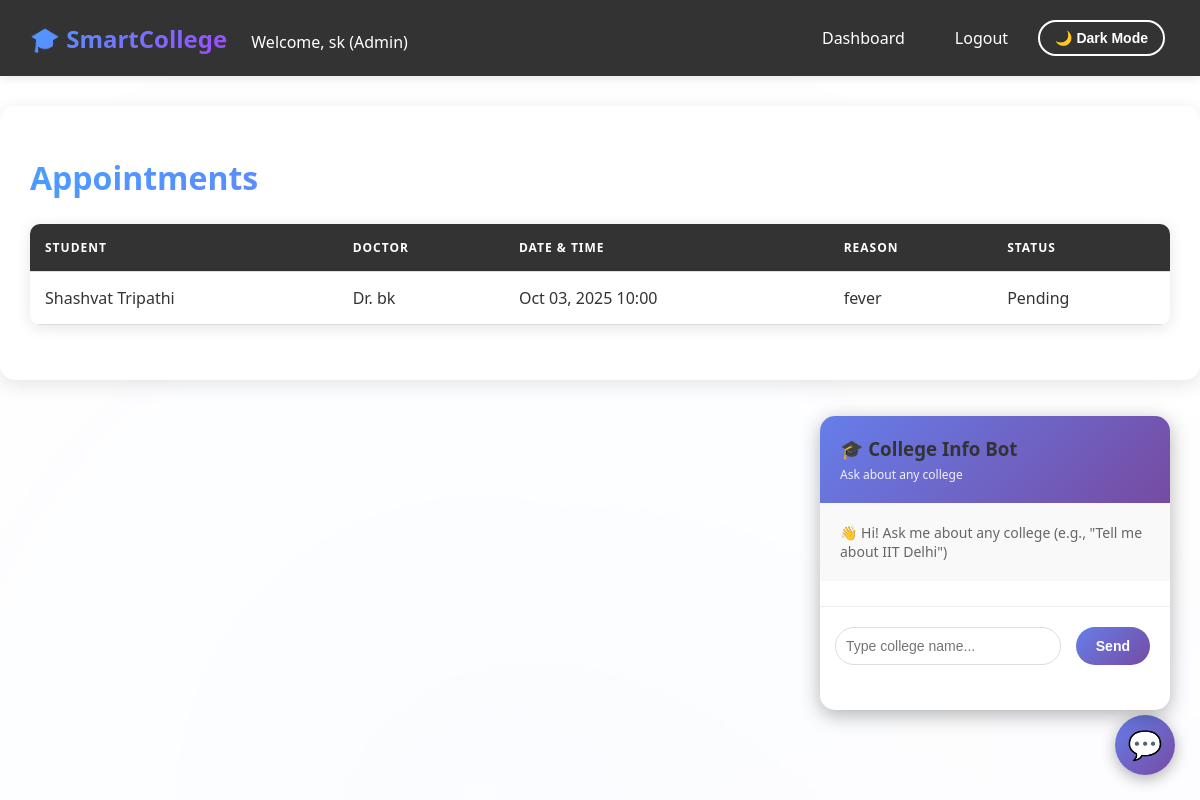
Page /healthcare/view-appointments/ (signed in) on the committed database.
### college_app/models.py (models this page shows, shortened)
class Profile(models.Model):
    ROLE_CHOICES = (
        ('admin', 'Admin'),
        ('student', 'Student'),
        ('teacher', 'Teacher'),
        ('doctor', 'Doctor'),
    )
    SEMESTER_CHOICES = (
        (1, '1st Semester'),
        (2, '2nd Semester'),
        (3, '3rd Semester'),
        (4, '4th Semester'),
        (5, '5th Semester'),
        (6, '6th Semester'),
        (7, '7th Semester'),
        (8, '8th Semester'),
    )
    user = models.OneToOneField(User, on_delete=models.CASCADE, related_name='profile')
    role = models.CharField(max_length=20, choices=ROLE_CHOICES)
    phone = models.CharField(max_length=15, blank=True)
    address = models.TextField(blank=True)
    date_of_birth = models.DateField(null=True, blank=True)
    photo = models.ImageField(upload_to='profiles/', blank=True, null=True)
    roll_number = models.CharField(max_length=50, blank=True, unique=True, null=True)
    course = models.CharField(max_length=100, blank=True)
    semester = models.IntegerField(choices=SEMESTER_CHOICES, null=True, blank=True)

### healthcare_app/models.py (models this page shows, shortened)
class Appointment(models.Model):
    STATUS_CHOICES = (
        ('pending', 'Pending'),
        ('confirmed', 'Confirmed'),
        ('completed', 'Completed'),
        ('cancelled', 'Cancelled'),
    )
    student = models.ForeignKey(User, on_delete=models.CASCADE, related_name='appointments', limit_choices_to={'profile__role': 'student'})
    doctor = models.ForeignKey(User, on_delete=models.CASCADE, related_name='doctor_appointments', limit_choices_to={'profile__role': 'doctor'})
    appointment_date = models.DateTimeField()
    reason = models.TextField()
    status = models.CharField(max_length=20, choices=STATUS_CHOICES, default='pending')
    created_at = models.DateTimeField(auto_now_add=True)

### healthcare_app/views.py (the view)
# urls.py: path('view-appointments/', views.view_appointments, name='view_appointments'),
@login_required
def view_appointments(request):
    profile = request.user.profile
    if profile.role == 'student':
        appointments = Appointment.objects.filter(student=request.user).order_by('-appointment_date')
    elif profile.role == 'doctor':
        appointments = Appointment.objects.filter(doctor=request.user).order_by('-appointment_date')
    else:
        appointments = Appointment.objects.all().order_by('-appointment_date')
    return render(request, 'healthcare_app/view_appointments.html', {'appointments': appointments})

### templates/healthcare_app/view_appointments.html (shortened to what this page needs)
{% extends 'base.html' %}
{% block content %}
<h1>Appointments</h1>
<table>
    <thead>
        <tr>
            <th>Student</th>
            <th>Doctor</th>
            <th>Date & Time</th>
            <th>Reason</th>
            <th>Status</th>
        </tr>
    </thead>
    <tbody>
        {% for appt in appointments %}
        <tr>
            <td>{{ appt.student.username }}</td>
            <td>Dr. {{ appt.doctor.username }}</td>
            <td>{{ appt.appointment_date|date:"M d, Y H:i" }}</td>
            <td>{{ appt.reason|truncatewords:10 }}</td>
            <td>{{ appt.status|title }}</td>
        </tr>
        {% empty %}
        <tr><td colspan="5">No appointments found</td></tr>
        {% endfor %}
    </tbody>
</table>
{% endblock %}

### templates/base.html (shortened to what this page needs)
{% load static %}
<!DOCTYPE html>
<html lang="en">
<head>
    <link rel="stylesheet" href="{% static 'css/style.css' %}">
</head>
<body>
    {% if user.is_authenticated %}
    <div class="navbar">
        <div>
            <span class="navbar-brand">🎓 SmartCollege</span>
            <span style="margin-left: 20px;">Welcome, {{ user.username }} ({{ user.profile.role|title }})</span>
        </div>
        <div style="display: flex; align-items: center;">
            <a href="{% url 'dashboard' %}">Dashboard</a>
            <a href="{% url 'logout' %}">Logout</a>
            <button id="theme-toggle" class="theme-toggle">🌙 Dark Mode</button>
        </div>
    </div>
    {% endif %}
    <div class="container">
        {% block content %}{% endblock %}
    </div>
    <div id="chatbot-container" style="display: none; position: fixed; bottom: 90px; right: 30px; width: 350px; max-height: 500px; background: white; border-radius: 15px; box-shadow: 0 5px 20px rgba(0,0,0,0.3); z-index: 9999; display: flex; flex-direction: column;">
        <div style="background: linear-gradient(135deg, #667eea 0%, #764ba2 100%); color: white; padding: 20px; border-radius: 15px 15px 0 0;">
            <h3 style="margin: 0;">🎓 College Info Bot</h3>
            <p style="margin: 5px 0 0 0; font-size: 12px; opacity: 0.9;">Ask about any college</p>
        </div>
        <div id="chatbot-messages" style="flex: 1; padding: 20px; overflow-y: auto; max-height: 300px; background: #f9f9f9;">
            <p style="color: #666; font-size: 14px;">👋 Hi! Ask me about any college (e.g., "Tell me about IIT Delhi")</p>
        </div>
        <form id="chatbot-form" style="padding: 15px; border-top: 1px solid #eee; background: white; border-radius: 0 0 15px 15px;">
            <div style="display: flex; gap: 10px;">
                <input type="text" id="chatbot-input" placeholder="Type college name..." style="flex: 1; padding: 10px; border: 1px solid #ddd; border-radius: 20px; outline: none;" required>
                <button type="submit" style="padding: 10px 20px; background: linear-gradient(135deg, #667eea 0%, #764ba2 100%); color: white; border: none; border-radius: 20px; cursor: pointer; font-weight: bold;">Send</button>
            </div>
        </form>
    </div>
    <button id="chatbot-toggle" style="position: fixed; bottom: 20px; right: 20px; width: 60px; height: 60px; border-radius: 50%; background: linear-gradient(135deg, #667eea 0%, #764ba2 100%); color: white; border: none; font-size: 28px; cursor: pointer; box-shadow: 0 4px 15px rgba(0,0,0,0.3); z-index: 9998; display: flex; align-items: center; justify-content: center;">
        💬
    </button>
</body>
</html>

### static/css/style.css (style rules this page uses)
:root { --primary-color: #007bff; --primary-hover: #0056b3; --bg-color: #ffffff; --bg-secondary: #f4f4f4; --text-color: #333; --text-secondary: #666; --border-color: #ddd; --navbar-bg: #333; --navbar-text: #ffffff; --container-bg: #ffffff; --shadow: rgba(0, 0, 0, 0.1); --success-bg: #d4edda; --success-text: #155724; --success-border: #c3e6cb; --error-bg: #f8d7da; --error-text: #721c24; --error-border: #f5c6cb; --table-header-bg: #333; --table-header-text: #ffffff; --card-bg: #ffffff; }
* { margin: 0; padding: 0; box-sizing: border-box; transition: background-color 0.3s ease, color 0.3s ease, border-color 0.3s ease; }
body { font-family: 'Segoe UI', Tahoma, Geneva, Verdana, sans-serif; background: var(--bg-color); color: var(--text-color); min-height: 100vh; position: relative; }
body::before { content: ''; position: fixed; top: 0; left: 0; width: 100%; height: 100%; z-index: -1; opacity: 0.05; background-image: radial-gradient(circle at 20% 50%, rgba(0, 123, 255, 0.3) 0%, transparent 50%), radial-gradient(circle at 80% 80%, rgba(123, 0, 255, 0.3) 0%, transparent 50%), radial-gradient(circle at 40% 90%, rgba(255, 0, 123, 0.3) 0%, transparent 50%); background-size: 200% 200%; animation: gradientShift 15s ease infinite; }
.navbar { background: var(--navbar-bg); color: var(--navbar-text); padding: 15px 30px; display: flex; justify-content: space-between; align-items: center; box-shadow: 0 2px 10px var(--shadow); position: sticky; top: 0; z-index: 1000; }
.navbar-brand { font-size: 24px; font-weight: bold; background: linear-gradient(135deg, #4a9eff, #9c4aff); -webkit-background-clip: text; -webkit-text-fill-color: transparent; background-clip: text; }
.navbar a { color: var(--navbar-text); text-decoration: none; margin-left: 20px; padding: 8px 15px; border-radius: 5px; transition: background 0.3s ease; }
.theme-toggle { background: none; border: 2px solid var(--navbar-text); color: var(--navbar-text); padding: 8px 15px; border-radius: 20px; cursor: pointer; font-size: 14px; margin-left: 15px; transition: all 0.3s ease; }
.container { max-width: 1200px; margin: 30px auto; padding: 30px; background: var(--container-bg); border-radius: 15px; box-shadow: 0 5px 20px var(--shadow); backdrop-filter: blur(10px); }
h1, h2, h3 { margin: 20px 0; color: var(--text-color); }
h1 { font-size: 32px; background: linear-gradient(135deg, #4a9eff, #9c4aff); -webkit-background-clip: text; -webkit-text-fill-color: transparent; background-clip: text; }
form { margin: 25px 0; }
input[type="text"], input[type="password"], input[type="email"], input[type="number"], input[type="date"], input[type="time"], input[type="datetime-local"], input[type="file"], textarea, select { width: 100%; padding: 12px 15px; margin: 5px 0; border: 2px solid var(--border-color); border-radius: 8px; background: var(--bg-color); color: var(--text-color); font-size: 14px; transition: all 0.3s ease; }
button, .btn { background: var(--primary-color); color: white; padding: 12px 25px; border: none; border-radius: 8px; cursor: pointer; text-decoration: none; display: inline-block; margin: 5px; font-size: 14px; font-weight: 600; transition: all 0.3s ease; }
table { width: 100%; border-collapse: collapse; margin: 25px 0; background: var(--container-bg); border-radius: 10px; overflow: hidden; box-shadow: 0 3px 15px var(--shadow); }
table th, table td { padding: 15px; text-align: left; border-bottom: 1px solid var(--border-color); }
table th { background: var(--table-header-bg); color: var(--table-header-text); font-weight: 600; text-transform: uppercase; font-size: 12px; letter-spacing: 1px; }
a { color: var(--primary-color); text-decoration: none; transition: color 0.3s ease; }

### rows in the picture
Appointment: student.username "Shashvat Tripathi", doctor.username "bk", appointment_date "Oct 03, 2025 10:00", reason "fever", status "Pending"

### other values in the picture
{{ user.username }} "sk"
{{ user.profile.role|title }} "Admin"
